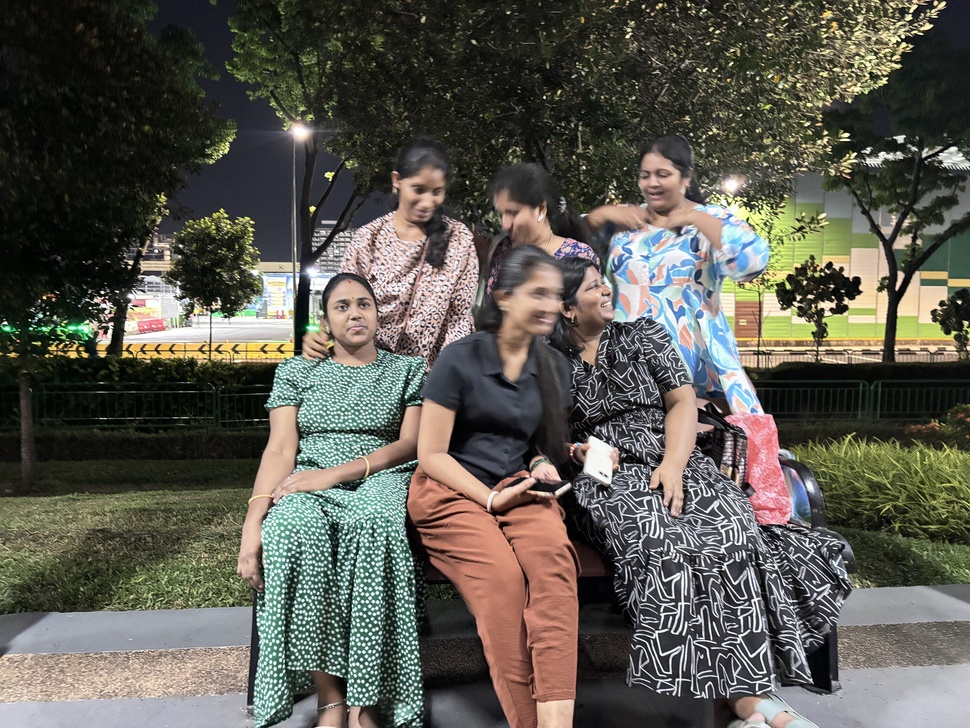
#> input picture module10-image-restoration/images/515.jpg, 970 x 728 px, shrunk from 4618 x 3464 before the run
$ python skinsmoothingFilters.py
#> lines starting #> are read from the running program, lines starting #| are printed output that depends on the picture
# Load images.
import cv2
from matplotlib import pyplot as plt

img1 = cv2.imread('images/515.jpg')
#> img1 is the input picture: shape (728, 970, 3); mean B, G, R 81.3, 90, 92.3
img2 = cv2.imread('images/girl-skin.jpg')
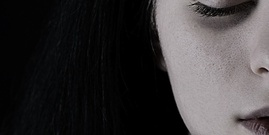
#> input picture module10-image-restoration/images/girl-skin.jpg, 269 x 135 px, shrunk from 1280 x 644 before the run
#> img2 is the input picture: shape (135, 269, 3); mean B, G, R 55.2, 54.4, 57.1

# Apply Gaussian filter for comparison.
img1_gaussian = cv2.GaussianBlur(img1, (5,5), cv2.BORDER_DEFAULT)
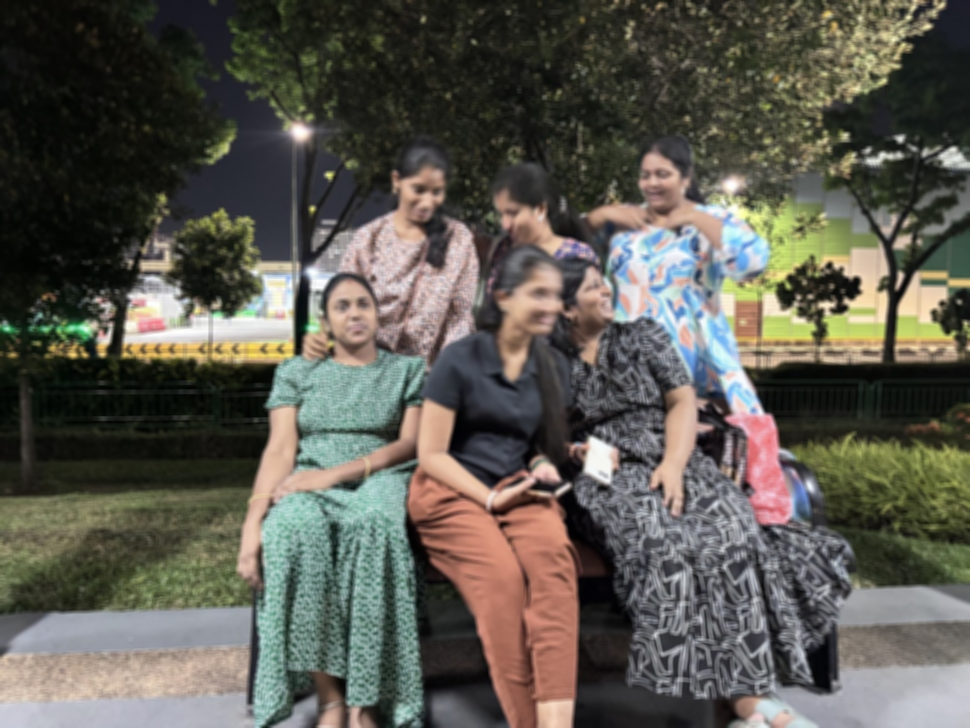
#> img1_gaussian: shape (728, 970, 3); mean B, G, R 81.3, 90, 92.3
img2_gaussian = cv2.GaussianBlur(img2, (5,5), cv2.BORDER_DEFAULT)

# Apply bilateralFilter.
img1_bilateral = cv2.bilateralFilter(img1, d = 25, sigmaColor = 90, sigmaSpace = 40)
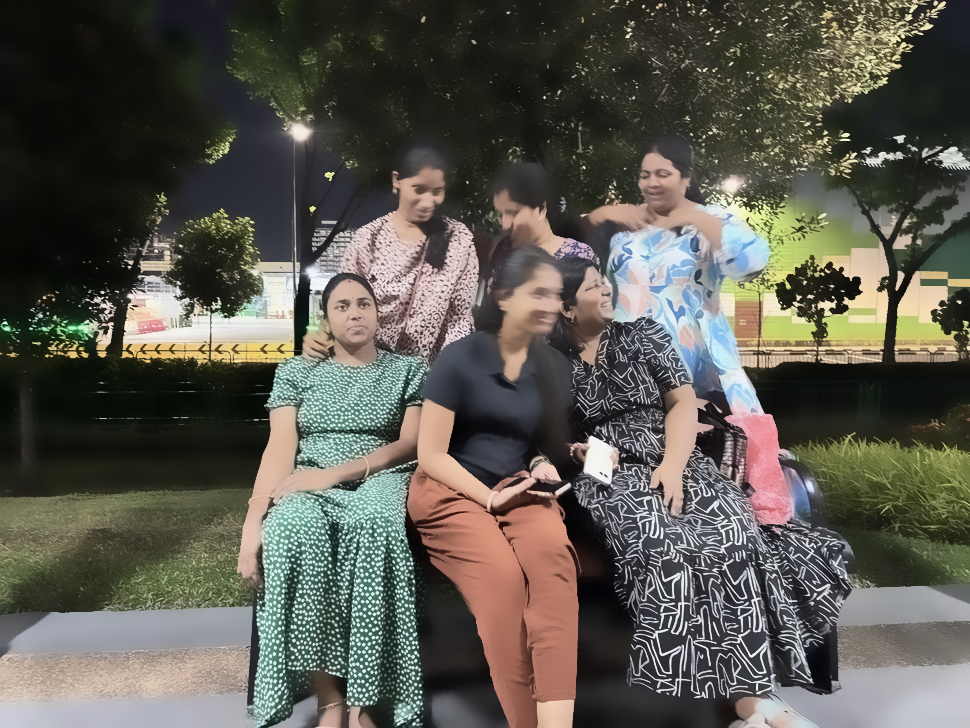
#> img1_bilateral: shape (728, 970, 3); mean B, G, R 80.7, 89.4, 91.7
img2_bilateral = cv2.bilateralFilter(img2, d = 30, sigmaColor = 65, sigmaSpace = 15)

# Display.
plt.figure(figsize = (18, 15))
plt.subplot(321); plt.axis('off'); plt.imshow(img1[:,:,::-1]);           plt.title('Image1')
plt.subplot(322); plt.axis('off'); plt.imshow(img2[:,:,::-1]);           plt.title('Image2')
plt.subplot(323); plt.axis('off'); plt.imshow(img1_gaussian[:,:,::-1]);  plt.title('Gaussian Filter')
plt.subplot(324); plt.axis('off'); plt.imshow(img2_gaussian[:,:,::-1]);  plt.title('Gaussian Filter')
plt.subplot(325); plt.axis('off'); plt.imshow(img1_bilateral[:,:,::-1]); plt.title('Bilateral Filter')
plt.subplot(326); plt.axis('off'); plt.imshow(img2_bilateral[:,:,::-1]); plt.title('Bilateral Filter')
plt.show()
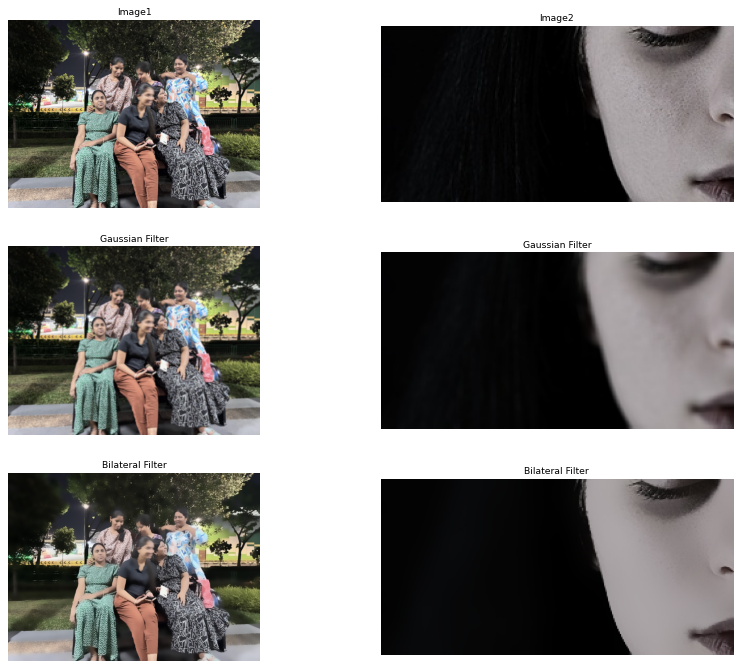
#> figure drawn by matplotlib, 6 panels
